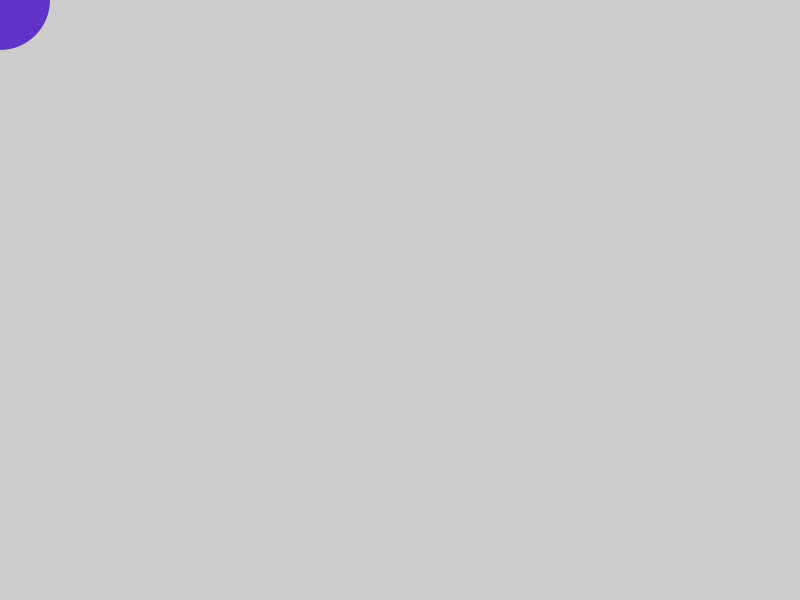
Frame 1 (no input)
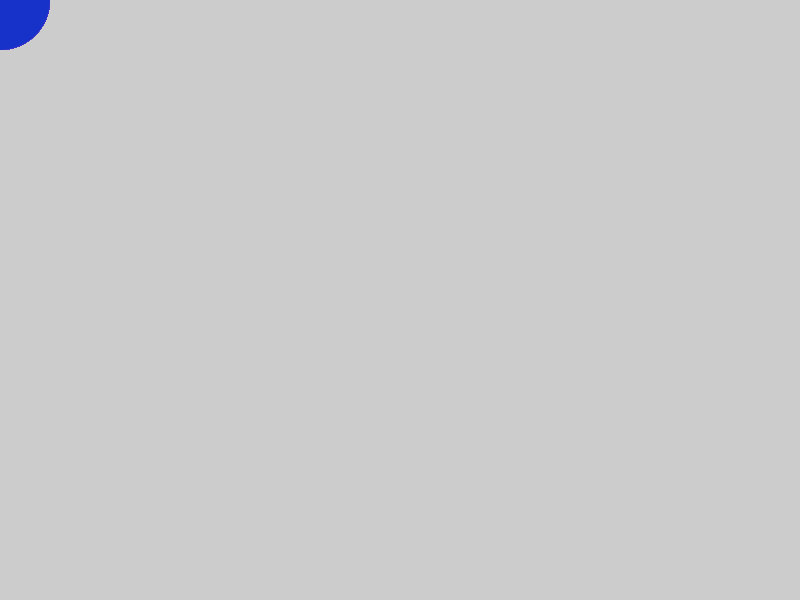
Frame 60 (the mouse pressed at the canvas centre just before this capture)
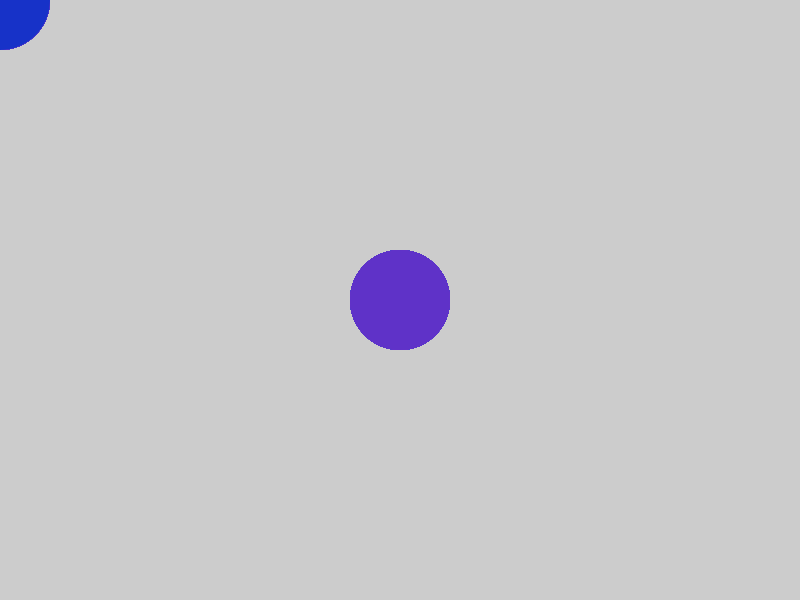
Frame 120 (the mouse held since frame 60 and released just before this capture)

The Processing sketch that drew these frames (run headless with seeded random() and noise(); from frame 60 on, the mouse is pressed at the canvas centre):

// Processing sketch: cobra_cor_2
// ── cobra_cor_2.pde
void setup() {
  size(800,600);
}

void draw () {
  noStroke();
  fill (random(150), 50, 200);
  ellipse(mouseX, mouseY, 100, 100);
}
